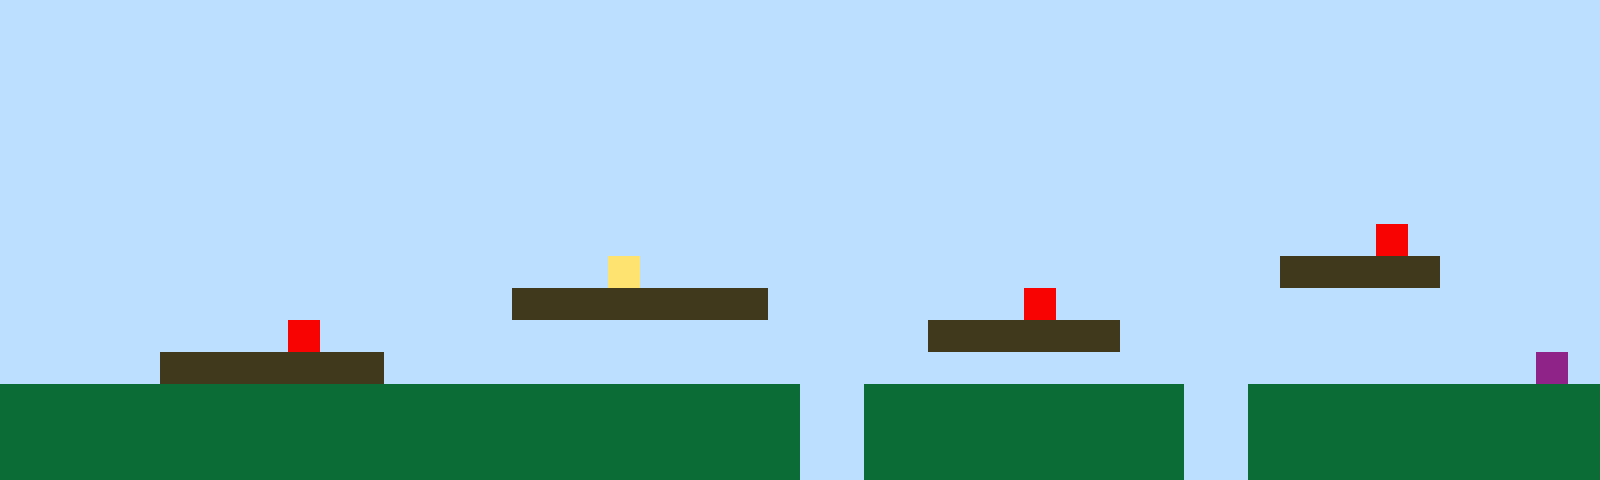

Rendered tile map (Tiled .tmx) drawn with the repository's tilesets; below, a short description and the full map source, tile grids included:
An orthogonal 50x15 tile map with 32x32 px tiles, 1 tile layer (Tile Layer 1).

<map version="1.10" tiledversion="1.11.2" orientation="orthogonal" renderorder="right-up" width="50" height="15" tilewidth="32" tileheight="32" infinite="0" nextlayerid="2" nextobjectid="1"><editorsettings><export target="map1.csv" format="csv" /></editorsettings><tileset firstgid="1" name="sprites" tilewidth="32" tileheight="32" tilecount="6" columns="3"><image source="sprites.png" width="96" height="64" /></tileset><layer id="1" name="Tile Layer 1" width="50" height="15"><data encoding="csv">1,1,1,1,1,1,1,1,1,1,1,1,1,1,1,1,1,1,1,1,1,1,1,1,1,1,1,1,1,1,1,1,1,1,1,1,1,1,1,1,1,1,1,1,1,1,1,1,1,1,1,1,1,1,1,1,1,1,1,1,1,1,1,1,1,1,1,1,1,1,1,1,1,1,1,1,1,1,1,1,1,1,1,1,1,1,1,1,1,1,1,1,1,1,1,1,1,1,1,1,1,1,1,1,1,1,1,1,1,1,1,1,1,1,1,1,1,1,1,1,1,1,1,1,1,1,1,1,1,1,1,1,1,1,1,1,1,1,1,1,1,1,1,1,1,1,1,1,1,1,1,1,1,1,1,1,1,1,1,1,1,1,1,1,1,1,1,1,1,1,1,1,1,1,1,1,1,1,1,1,1,1,1,1,1,1,1,1,1,1,1,1,1,1,1,1,1,1,1,1,1,1,1,1,1,1,1,1,1,1,1,1,1,1,1,1,1,1,1,1,1,1,1,1,1,1,1,1,1,1,1,1,1,1,1,1,1,1,1,1,1,1,1,1,1,1,1,1,1,1,1,1,1,1,1,1,1,1,1,1,1,1,1,1,1,1,1,1,1,1,1,1,1,1,1,1,1,1,1,1,1,1,1,1,1,1,1,1,1,1,1,1,1,1,1,1,1,1,1,1,1,1,1,1,1,1,1,1,1,1,1,1,1,1,1,1,1,1,1,1,1,1,1,1,1,1,1,1,1,1,1,1,1,1,1,1,1,1,1,1,1,1,1,1,1,1,1,1,1,1,1,1,1,1,1,1,1,1,1,1,1,1,1,1,1,1,1,1,1,1,1,1,1,1,1,1,1,1,1,1,1,1,1,1,1,1,1,1,1,1,1,1,1,5,1,1,1,1,1,1,1,1,1,1,1,1,1,1,1,1,1,1,1,1,1,1,1,1,1,4,1,1,1,1,1,1,1,1,1,1,1,1,1,1,1,1,1,1,1,1,3,3,3,3,3,1,1,1,1,1,1,1,1,1,1,1,1,1,1,1,1,1,1,1,1,1,3,3,3,3,3,3,3,3,1,1,1,1,1,1,1,1,5,1,1,1,1,1,1,1,1,1,1,1,1,1,1,1,1,1,1,1,1,1,1,1,1,1,1,5,1,1,1,1,1,1,1,1,1,1,1,1,1,1,1,1,1,1,1,3,3,3,3,3,3,1,1,1,1,1,1,1,1,1,1,1,1,1,1,1,1,1,1,1,1,3,3,3,3,3,3,3,1,1,1,1,1,1,1,1,1,1,1,1,1,1,1,1,1,1,1,1,1,1,1,1,1,1,1,1,1,1,1,1,1,1,1,1,6,1,2,2,2,2,2,2,2,2,2,2,2,2,2,2,2,2,2,2,2,2,2,2,2,2,2,1,1,2,2,2,2,2,2,2,2,2,2,1,1,2,2,2,2,2,2,2,2,2,2,2,2,2,2,2,2,2,2,2,2,2,2,2,2,2,2,2,2,2,2,2,2,2,2,2,2,1,1,2,2,2,2,2,2,2,2,2,2,1,1,2,2,2,2,2,2,2,2,2,2,2,2,2,2,2,2,2,2,2,2,2,2,2,2,2,2,2,2,2,2,2,2,2,2,2,2,1,1,2,2,2,2,2,2,2,2,2,2,1,1,2,2,2,2,2,2,2,2,2,2,2</data></layer></map>
